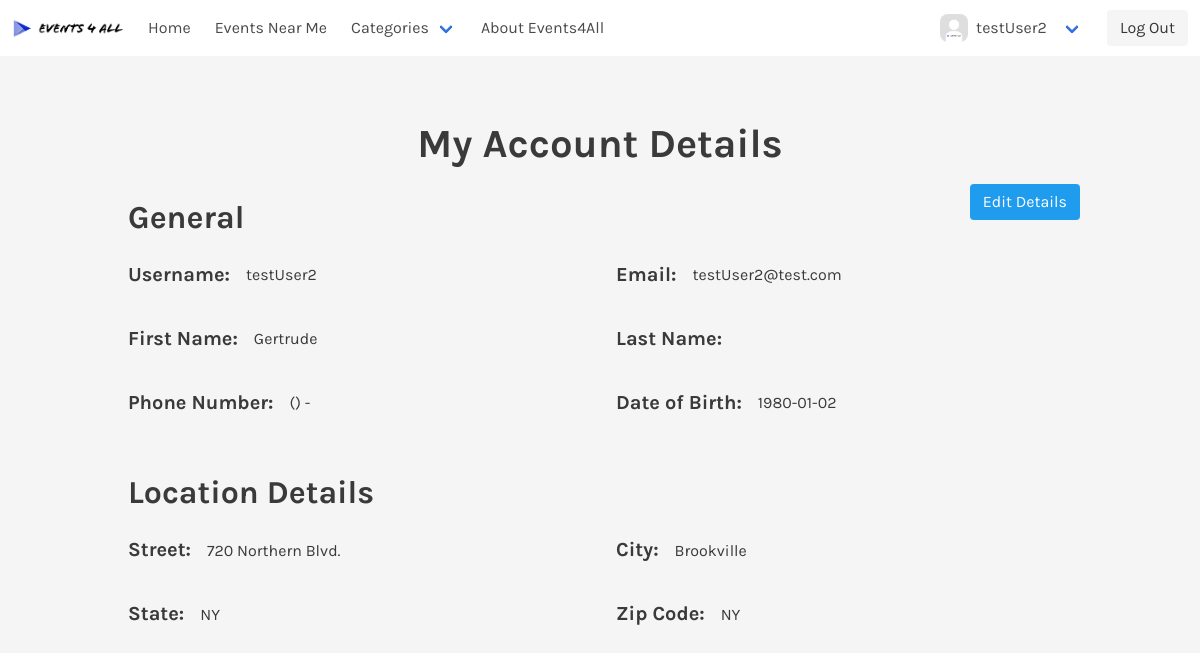
Screenshot of /myAccount.php (signed in) with the database file from the repository.
### tables this page shows
CREATE TABLE `Users` (
  `userID` int(10) UNSIGNED NOT NULL,
  `email` varchar(255) NOT NULL,
  `userName` varchar(255) NOT NULL,
  `userPassword` varchar(255) NOT NULL,
  `firstName` varchar(50) DEFAULT NULL,
  `lastName` varchar(50) DEFAULT NULL,
  `street` varchar(255) DEFAULT NULL,
  `city` varchar(255) DEFAULT NULL,
  `USstate` varchar(255) DEFAULT NULL,
  `zip` int(5) DEFAULT NULL,
  `phone` char(10) DEFAULT NULL,
  `profileImg` varchar(255) DEFAULT NULL,
  `dateOfBirth` date NOT NULL
);

### myAccount.php (the view, shortened to what this page needs)
<!DOCTYPE html>
<html lang="en">
<head>
    <link rel="stylesheet" href="./css/bulma.min.css">
    <link rel="stylesheet" href="./css/style.css">
    <link href="https://unpkg.com/aos@2.3.1/dist/aos.css" rel="stylesheet">
    <link rel="stylesheet" href="https://use.fontawesome.com/releases/v5.8.1/css/all.css">
</head>
<body>
<?php require './navbar.php'; ?>
<?php
if (($loggedon) && ($userID !== NULL) && ($userName !== NULL)) {
    require './methods/databaseConnection.php';
    $query = "SELECT * FROM Users WHERE userName = '$userName'";
    $result = $mysqli->query($query);
    if ($result->num_rows > 0) {
       while($row = $result->fetch_assoc()) {
            $userName = $row["userName"];
            $email = $row["email"];
            $firstName = $row["firstName"];
            $lastName = $row["lastName"];
            $street = $row["street"];
            $city = $row["city"];
            $state = $row["USstate"];
            $phone = $row["phone"];
            $dob = $row["dateOfBirth"];
       }
            $areaCode = substr($phone, 0, 3);
            $localCode = substr($phone, 3, 3);
            $userCode = substr($phone, 6);
    echo "
    <section class='section'>
            <div class='container'>
                <h1 class='is-size-2 has-text-weight-bold has-text-centered'>My Account Details</h1>
                <a href='./editAccount.php' class='button is-info is-pulled-right is-size-6'>Edit Details</a>
                <h2 class='is-size-3 has-text-weight-bold'>General</h2>
                <ul class='dataSetGrid'>
                    <li class='dataSet'>
                        <h5 class='is-size-5 has-text-weight-bold'>Username:</h5>
                        <p class='is-size-6'>$userName</p>
                    </li>
                    <li class='dataSet'>
                        <h5 class='is-size-5 has-text-weight-bold'>Email:</h5>
                        <p class='is-size-6'>$email</p>
                    </li>
                    <li class='dataSet'>
                        <h5 class='is-size-5 has-text-weight-bold'>First Name:</h5>
                        <p class='is-size-6'>$firstName</p>
                    </li>
                    <li class='dataSet'>
                        <h5 class='is-size-5 has-text-weight-bold'>Last Name:</h5>
                        <p class='is-size-6'>$lastName</p>
                    </li>
                    <li class='dataSet'>
                        <h5 class='is-size-5 has-text-weight-bold'>Phone Number:</h5>
                        <p class='is-size-6'>($areaCode) $localCode - $userCode</p>
                    </li>
                    <li class='dataSet'>
                        <h5 class='is-size-5 has-text-weight-bold'>Date of Birth:</h5>
                        <p class='is-size-6'>$dob</p>
                    </li>
                </ul>
                <h2 class='is-size-3 has-text-weight-bold'>Location Details</h2>
                <ul class='dataSetGrid'>
                    <li class='dataSet'>
                        <h5 class='is-size-5 has-text-weight-bold'>Street:</h5>
                        <p class='is-size-6'>$street</p>
                    </li>
                    <li class='dataSet'>
                        <h5 class='is-size-5 has-text-weight-bold'>City:</h5>
                        <p class='is-size-6'>$city</p>
                    </li>
                    <li class='dataSet'>
                        <h5 class='is-size-5 has-text-weight-bold'>State:</h5>
                        <p class='is-size-6'>$state</p>
                    </li>
                    <li class='dataSet'>
                        <h5 class='is-size-5 has-text-weight-bold'>Zip Code:</h5>
                        <p class='is-size-6'>$state</p>
                    </li>
                </ul>
            </div>
        </section>
     ";
}
 else {
     echo "<p class='is-size-4 has-text-centered'>Something went wrong... Please refresh the page to try again</p>";
 }
}
?>
</body>
</html>

### css/style.css (style rules this page uses)
* { padding: 0; margin: 0; -webkit-box-sizing: border-box; box-sizing: border-box; }
body { font-family: 'Karla', sans-serif; background-color: #f5f5f5; color: #3A3A3A; overflow-x: hidden; overflow: hidden; -webkit-transition: all .5s; transition: all .5s; line-height: 1.6; }
a, a:visited, a:hover, a:active { text-decoration: none; cursor: pointer; }
h1, h2, h3, h4, h5, h6, p { padding: .5rem; }
.dataSet { display: -webkit-box; display: -ms-flexbox; display: flex; -webkit-box-align: center; -ms-flex-align: center; align-items: center; }
.dataSetGrid { display: -ms-grid; display: grid; -ms-grid-columns: (minmax(400px, 1fr))[auto-fill]; grid-template-columns: repeat(auto-fill, minmax(400px, 1fr)); grid-gap: 1rem; margin-bottom: 2rem; }

### rows the page displays
users: userName "testUser2", email "testUser2@test.com", firstName "Gertrude", dateOfBirth "1980-01-02", street "720 Northern Blvd.", city "Brookville", USstate "NY"

### other values shown
$userName "testUser2"
